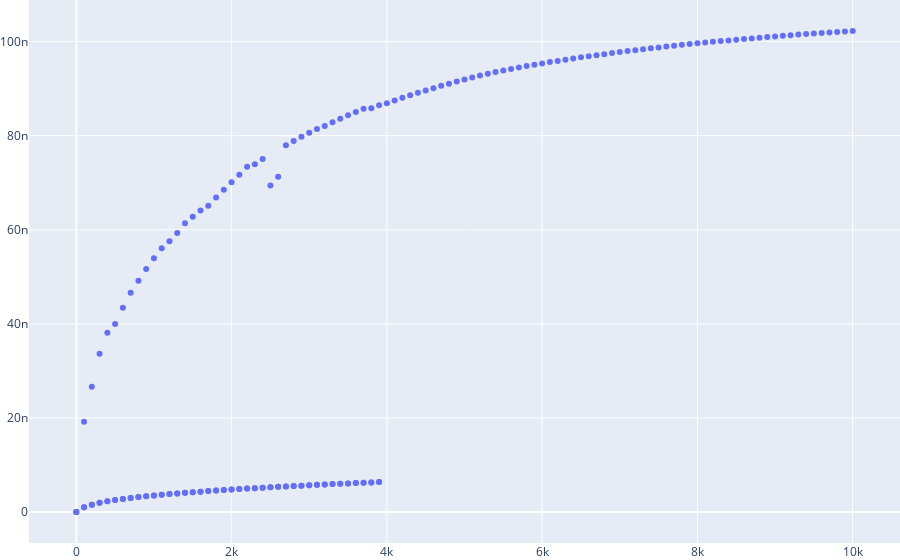

The notebook cell saved with this chart:
### Markdown cell above
# Check all notes

### Code cell
df = pd.read_csv(PATH+'/base.csv',index_col=0)
fig = go.Figure()
fig.update_layout(margin={'r': 0, 'l': 0, 't': 0, 'b': 0})
fig.add_traces(
    go.Scatter(
        x=df['k1'],
        y=df['target'],
        text=df['name'],
        mode='markers',
        hovertemplate='k1: %{x}<br>integral: %{y:.2E} <br> %{text}',
        name='',
    ))

### Figure 1 — Plotly figure (JSON) as saved in the notebook; plotly's stock layout.template omitted (floating-point values rounded to 4 significant figures; data arrays with more than 128 entries replaced by an {"elided": "..."} marker saying what was removed)
{"data": [{"hovertemplate": "k1: %{x}<br>integral: %{y:.2E} <br> %{text}", "mode": "markers", "name": "", "text": {"elided": "181 str values"}, "type": "scatter", "x": {"elided": "181 int values"}, "y": {"elided": "181 float values"}}], "layout": {"margin": {"b": 0, "l": 0, "r": 0, "t": 0}}}
